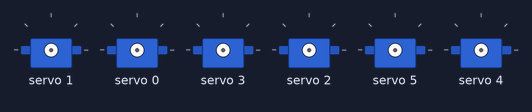
This sketch was run on a simulated Arduino Uno, built with avr-gcc and run on an emulated ATmega328P. Shown: 6 × servo. What the sketch prints to the serial monitor is not drawn.

Above: at 0.1 s.
At 20.6 s:
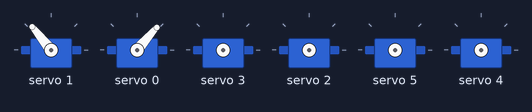
At 22.4 s:
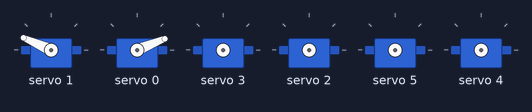
At 31.21 s:
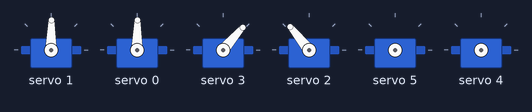
At 33.0 s:
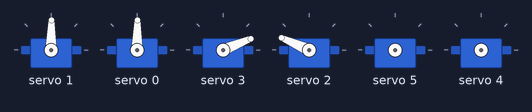
Timing chart, 0 to 40.0 s (numbered marks = the images above):
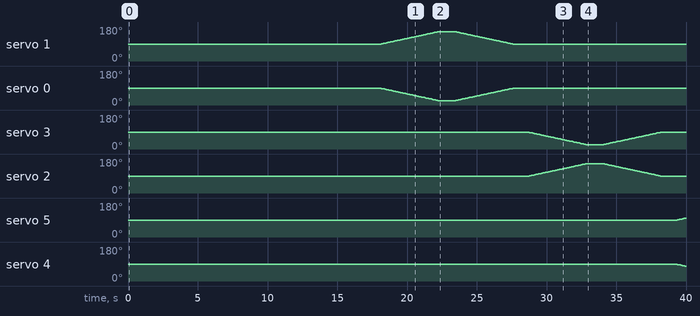

The sketch:

biped_robot_legs_control.ino
```cpp
/*
    EquipoDinamita 29/08/2026
    El conceso de la definiciones de los pines será:
    Los servos de la derecha tendrá los canales pares
    Los servos de la izquierda tendrá los canales impares

    Respetando que los pines desde el numero mas chico hasta el mas grande
    Asi representando que va desde el pie hasta la cadera (de abajo hacia arriba)

    Mapeo de los canales
  -------------------------------------|
    Pie derecho:        [0]| Columna 4 |
    Rodilla derecha:    [2]| Columna 2 |
    Cadera derecha:     [4]| Columna 5 |
  -------------------------|-----------|
    Pie izquierda:      [1]| Columna 3 |
    Rodilla izquierda:  [3]| Columna 1 |
    Cadera izquierda:   [5]| Columna 6 |
  -------------------------------------|
*/

#include <Adafruit_PWMServoDriver.h>
#include <Wire.h>

#define SERVOMIN 150
#define SERVOMAX 450
#define SERVO_FREQ 50

const int servoPieDer = 0;
const int servoPieIzq = 1;
const int servoRodillaDer = 2;
const int servoRodillaIzq = 3;
const int servoCaderaDer = 4;
const int servoCaderaIzq = 5;

Adafruit_PWMServoDriver servos = Adafruit_PWMServoDriver();

// --- Máquina de estados de la secuencia ---
enum EstadoSecuencia {
  PIE_IDA, PIE_PAUSA1, PIE_VUELTA, PIE_PAUSA2,
  RODILLA_IDA, RODILLA_PAUSA1, RODILLA_VUELTA, RODILLA_PAUSA2,
  CADERA_IDA, CADERA_PAUSA1, CADERA_VUELTA, CADERA_PAUSA2
};

EstadoSecuencia estadoActual = PIE_IDA;

// --- Variables del movimiento en curso ---
int posActual;       // posición actual (grados) del servo "izquierdo" de referencia
int posObjetivo;      // hacia dónde va
int canalIzqActual, canalDerActual;
unsigned long ultimoPaso = 0;
unsigned long inicioPausa = 0;
const int velocidadDelay = 50;   // ms entre cada grado (reemplaza al delay(velocidadDelay))
const int duracionPausa = 1000;  // ms de pausa (reemplaza al delay(1000))

void setup()
{
  Serial.begin(9600);

  servos.begin();
  servos.setPWMFreq(SERVO_FREQ);

  for (int i = 0; i < 6; i++)
  {
    servos.setPWM(i, 0, 4096);
    Serial.print("Liberando servo en canal: ");
    Serial.println(i);
    delay(3000);
    servos.setPWM(i, 0, 0);
    Serial.println("frenado: ");
    Serial.println(i);
  }

  iniciarMovimiento(servoPieIzq, servoPieDer, 90, 175);
}

void loop()
{
  actualizarSecuencia();

}

int gradosAPulsos(int grados)
{
  return map(grados, 0, 180, SERVOMIN, SERVOMAX);
}

// Prepara un nuevo movimiento (equivalente a llamar moverPiernasEspejo, pero sin bloquear)
void iniciarMovimiento(int canalIzq, int canalDer, int inicio, int fin)
{
  canalIzqActual = canalIzq;
  canalDerActual = canalDer;
  posActual = inicio;
  posObjetivo = fin;
  ultimoPaso = millis();
}

// Devuelve true cuando el movimiento actual terminó
bool actualizarMovimiento()
{
  if (millis() - ultimoPaso < velocidadDelay) return false; // todavía no toca avanzar

  ultimoPaso = millis();

  // Aplicar la posición actual a ambos servos (lógica de espejo)
  servos.setPWM(canalIzqActual, 0, gradosAPulsos(posActual));
  servos.setPWM(canalDerActual, 0, gradosAPulsos(180 - posActual));

  if (posActual == posObjetivo) return true; // llegó

  posActual += (posObjetivo > posActual) ? 1 : -1;
  return false;
}

void liberarServo(int canal)
{
  servos.setPWM(canal, 0, 4096);
}

void actualizarSecuencia()
{
  switch (estadoActual)
  {
    case PIE_IDA:
      if (actualizarMovimiento()) {
        Serial.print("Moviendo Pies");
        inicioPausa = millis();
        estadoActual = PIE_PAUSA1;
      }
      break;

    case PIE_PAUSA1:
      if (millis() - inicioPausa >= duracionPausa) {
        iniciarMovimiento(servoPieIzq, servoPieDer, 175, 90);
        estadoActual = PIE_VUELTA;
      }
      break;

    case PIE_VUELTA:
      if (actualizarMovimiento()) {
        inicioPausa = millis();
        estadoActual = PIE_PAUSA2;
      }
      break;

    case PIE_PAUSA2:
      if (millis() - inicioPausa >= duracionPausa) {
        liberarServo(servoPieDer);
        liberarServo(servoPieIzq);
        iniciarMovimiento(servoRodillaIzq, servoRodillaDer, 90, 5);
        Serial.print("Moviendo Rodillas");
        estadoActual = RODILLA_IDA;
      }
      break;

    case RODILLA_IDA:
      if (actualizarMovimiento()) {
        inicioPausa = millis();
        estadoActual = RODILLA_PAUSA1;
      }
      break;

    case RODILLA_PAUSA1:
      if (millis() - inicioPausa >= duracionPausa) {
        iniciarMovimiento(servoRodillaIzq, servoRodillaDer, 5, 90);
        estadoActual = RODILLA_VUELTA;
      }
      break;

    case RODILLA_VUELTA:
      if (actualizarMovimiento()) {
        inicioPausa = millis();
        estadoActual = RODILLA_PAUSA2;
      }
      break;

    case RODILLA_PAUSA2:
      if (millis() - inicioPausa >= duracionPausa)
      {
        liberarServo(servoRodillaDer);
        liberarServo(servoRodillaIzq);
        Serial.print("Moviendo Caderas");
        iniciarMovimiento(servoCaderaIzq, servoCaderaDer, 90, 175);
        estadoActual = CADERA_IDA;
      }
      break;

    case CADERA_IDA:
      if (actualizarMovimiento()) {
        inicioPausa = millis();
        estadoActual = CADERA_PAUSA1;
      }
      break;

    case CADERA_PAUSA1:
      if (millis() - inicioPausa >= duracionPausa) {
        iniciarMovimiento(servoCaderaIzq, servoCaderaDer, 175, 90);
        estadoActual = CADERA_VUELTA;
      }
      break;

    case CADERA_VUELTA:
      if (actualizarMovimiento()) {
        inicioPausa = millis();
        estadoActual = CADERA_PAUSA2;
      }
      break;

    case CADERA_PAUSA2:
      if (millis() - inicioPausa >= duracionPausa) {
        // Reinicia el ciclo completo
        liberarServo(servoCaderaDer);
        liberarServo(servoCaderaIzq);
        iniciarMovimiento(servoPieIzq, servoPieDer, 90, 175);
        estadoActual = PIE_IDA;
      }
      break;
  }
}
```

Measured:
- by itself, servo 1, servo 2: rises from 89° to 156° in 4.2 s, then falls to 89° in 5.4 s
- by itself, servo 5: moves from 89° to 100° over 0.65 s
- by itself, servo 4: moves from 89° to 78° over 0.65 s
